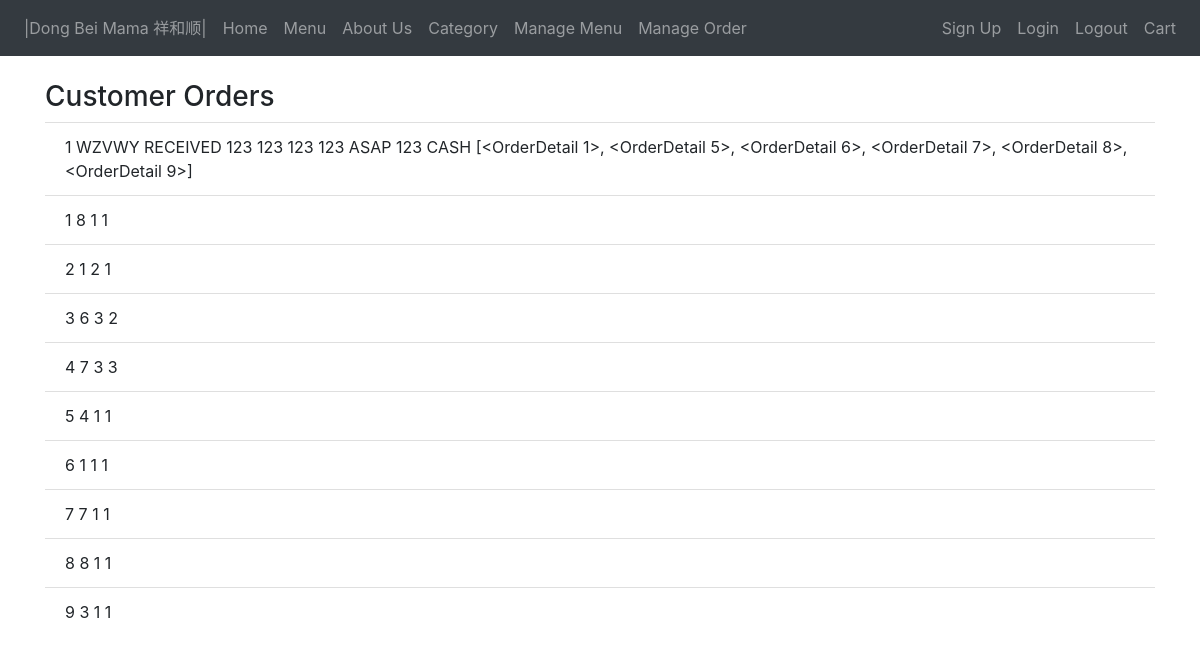
The app's page /manage-order, older data.
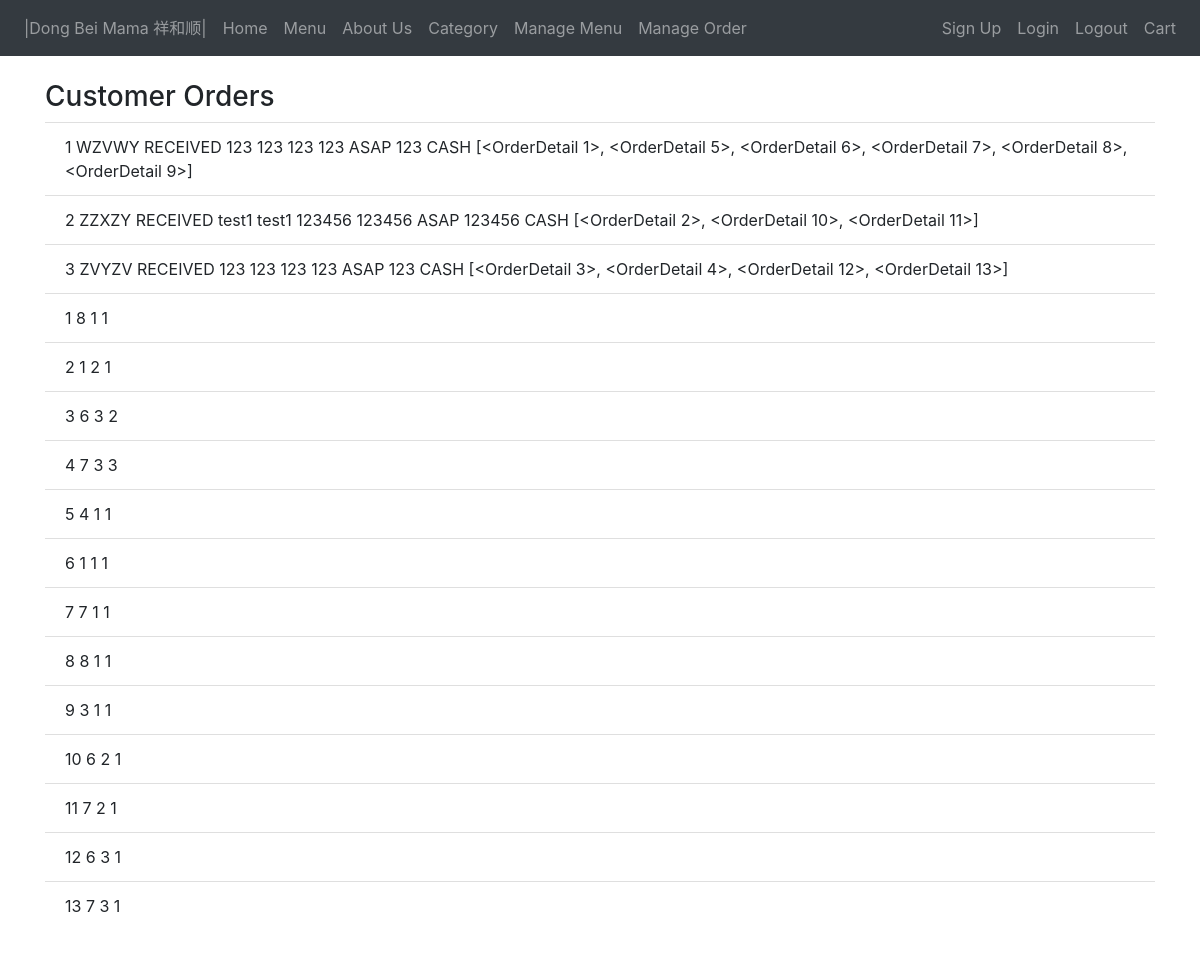
The same page, newer data.
### website/models.py (models this page shows)
class Orders(db.Model):
    __tablename__='orders'
    id = db.Column(db.Integer,primary_key = True)
    reference = db.Column(db.String(5))
    status = db.Column(db.String(20))
    first_name = db.Column(db.String(20))
    last_name = db.Column(db.String(20))
    phone_number = db.Column(db.Integer)
    email = db.Column(db.String(50))
    pick_up_time = db.Column(db.String(20))
    card_number = db.Column(db.String(50))
    card_exp = db.Column(db.String(10))
    card_secure_code = db.Column(db.String(10))
    payment_type = db.Column(db.String(10))
    items = db.relationship('OrderDetail', backref='orders', lazy=True)

class OrderDetail(db.Model):
    __tablename__='orderdetail'
    id = db.Column(db.Integer,primary_key = True)
    ItemId = db.Column(db.Integer, db.ForeignKey("menu.id"))
    OrderId = db.Column(db.Integer, db.ForeignKey("orders.id"))
    qty = db.Column(db.Integer)

### website/admin.py (the view)
@admin.route('/manage-order')
def manage_order():
    orders = Orders.query.all()
    orderdetail = OrderDetail.query.all()
    return render_template('manage_order.html', orders=orders, orderdetail = orderdetail)

### website/templates/manage_order.html (shortened to what this page needs)
{% extends 'layout.html' %}
{% block body %}
<ul class="list-group list-group-flush" id="orders">
    <h3>Customer Orders</h3>
    {% if orders %}
    {% for order in orders %}
    <li class="list-group-item">
        {{order.id}}
        {{order.reference}}
        {{order.status}}
        {{order.first_name}}
        {{order.last_name}}
        {{order.phone_number}}
        {{order.email}}
        {{order.pick_up_time}}
        {{order.card_number}}
        {{order.payment_type}}
        {{order.items}}
    </li>
    {% endfor %}
    {% for detail in orderdetail %}
    <li class="list-group-item">
        {{detail.id}}
        {{detail.ItemId}}
        {{detail.OrderId}}
        {{detail.qty}}
    </li>
    {% endfor %}
    {% else %}
    <p>No orders to show</p>
    {% endif %}
</ul>
{% endblock %}

### website/templates/layout.html (shortened to what this page needs)
<!DOCTYPE html>
<html lang = "en">
<head>
    <link href="/static/style.css" rel="stylesheet">
    <link
      rel="stylesheet"
      href="https://stackpath.bootstrapcdn.com/bootstrap/4.4.1/css/bootstrap.min.css"
    />
    <link
      rel="stylesheet"
      href="https://stackpath.bootstrapcdn.com/font-awesome/4.7.0/css/font-awesome.min.css"
    />
</head>
  <body>
    <nav class="navbar navbar-expand-lg navbar-dark bg-dark">
      <div class="collapse navbar-collapse" id="navbar">
        <div class="navbar-nav">
          <a class="nav-item nav-link" href="/">|Dong Bei Mama 祥和顺|
          </a>
          <a class="nav-item nav-link" id="home" href="/">Home</a>
          <a class="nav-item nav-link" id="menu" href="/menu">Menu</a>
          <a class="nav-item nav-link" id="about-us" href="/about-us">About Us</a>
          <a class="nav-item nav-link" id="category" href="/manage-category">Category</a>
          <a class="nav-item nav-link" id="manage_menu" href="/manage-menu">Manage Menu</a>
          <a class="nav-item nav-link" id="manage_menu" href="/manage-order">Manage Order</a>
        </div>
        <div class="navbar-nav ml-auto">
          <ul class="nav navbar-nav">
            <a class="nav-item nav-link" id="signUp" href="/signup">Sign Up</a>
            <a class="nav-item nav-link" id="login" href="/login">Login</a>
            <a class="nav-item nav-link" id="logout" href="/logout">Logout</a>
            <a class="nav-item nav-link" id="cart" href="/cart">Cart</a>
          </ul>
      </div>
      </div>
    </nav>
      <div class="container">{% block body %}{% endblock %}</div>
  </body>
</html>

### website/static/style.css (style rules this page uses)
.container { max-width: 1200px; margin: 0 auto; padding: 1.5em; }

Row changes from the older to the newer data that the page shows:
added Orders: id "2", reference "ZZXZY", status "RECEIVED", first_name "test1", last_name "test1", phone_number "123456", email "123456", pick_up_time "ASAP", card_number "123456", payment_type "CASH", items "[<OrderDetail 2>, <OrderDetail 10>, <OrderDetail 11>]"
added Orders: id "3", reference "ZVYZV", status "RECEIVED", first_name "123", last_name "123", phone_number "123", email "123", pick_up_time "ASAP", card_number "123", payment_type "CASH", items "[<OrderDetail 3>, <OrderDetail 4>, <OrderDetail 12>, <OrderDetail 13>]"
added OrderDetail: id "10", ItemId "6", OrderId "2", qty "1"
added OrderDetail: id "11", ItemId "7", OrderId "2", qty "1"
added OrderDetail: id "12", ItemId "6", OrderId "3", qty "1"
added OrderDetail: id "13", ItemId "7", OrderId "3", qty "1"
